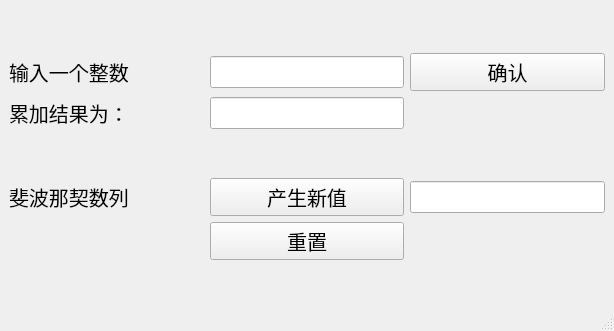
<?xml version="1.0" encoding="UTF-8"?>
<ui version="4.0">
 <class>MainWindow</class>
 <widget class="QMainWindow" name="MainWindow">
  <property name="geometry">
   <rect>
    <x>0</x>
    <y>0</y>
    <width>614</width>
    <height>331</height>
   </rect>
  </property>
  <property name="font">
   <font>
    <pointsize>9</pointsize>
   </font>
  </property>
  <property name="windowTitle">
   <string>GUI</string>
  </property>
  <widget class="QWidget" name="centralwidget">
   <layout class="QGridLayout" name="gridLayout" rowstretch="1,1,1,1,1,0,0" columnstretch="1,1,1">
    <item row="6" column="0">
     <spacer name="verticalSpacer_2">
      <property name="orientation">
       <enum>Qt::Vertical</enum>
      </property>
      <property name="sizeHint" stdset="0">
       <size>
        <width>20</width>
        <height>40</height>
       </size>
      </property>
     </spacer>
    </item>
    <item row="3" column="0">
     <spacer name="verticalSpacer">
      <property name="orientation">
       <enum>Qt::Vertical</enum>
      </property>
      <property name="sizeHint" stdset="0">
       <size>
        <width>20</width>
        <height>40</height>
       </size>
      </property>
     </spacer>
    </item>
    <item row="2" column="1">
     <widget class="QLineEdit" name="line_sum">
      <property name="font">
       <font>
        <pointsize>15</pointsize>
       </font>
      </property>
     </widget>
    </item>
    <item row="4" column="0">
     <widget class="QLabel" name="label_4">
      <property name="font">
       <font>
        <pointsize>15</pointsize>
       </font>
      </property>
      <property name="text">
       <string>斐波那契数列</string>
      </property>
     </widget>
    </item>
    <item row="2" column="0">
     <widget class="QLabel" name="label_2">
      <property name="font">
       <font>
        <pointsize>15</pointsize>
       </font>
      </property>
      <property name="text">
       <string>累加结果为：</string>
      </property>
     </widget>
    </item>
    <item row="1" column="0">
     <widget class="QLabel" name="label">
      <property name="font">
       <font>
        <pointsize>15</pointsize>
       </font>
      </property>
      <property name="text">
       <string>输入一个整数</string>
      </property>
     </widget>
    </item>
    <item row="1" column="2">
     <widget class="QPushButton" name="button_sum">
      <property name="font">
       <font>
        <pointsize>15</pointsize>
       </font>
      </property>
      <property name="text">
       <string>确认</string>
      </property>
     </widget>
    </item>
    <item row="1" column="1">
     <widget class="QLineEdit" name="line_input">
      <property name="font">
       <font>
        <pointsize>15</pointsize>
       </font>
      </property>
     </widget>
    </item>
    <item row="0" column="0">
     <spacer name="verticalSpacer_3">
      <property name="orientation">
       <enum>Qt::Vertical</enum>
      </property>
      <property name="sizeHint" stdset="0">
       <size>
        <width>20</width>
        <height>40</height>
       </size>
      </property>
     </spacer>
    </item>
    <item row="4" column="1">
     <widget class="QPushButton" name="button_fib">
      <property name="font">
       <font>
        <pointsize>15</pointsize>
       </font>
      </property>
      <property name="text">
       <string>产生新值</string>
      </property>
     </widget>
    </item>
    <item row="4" column="2">
     <widget class="QLineEdit" name="line_fib">
      <property name="font">
       <font>
        <pointsize>15</pointsize>
       </font>
      </property>
     </widget>
    </item>
    <item row="5" column="1">
     <widget class="QPushButton" name="button_reset">
      <property name="font">
       <font>
        <pointsize>15</pointsize>
       </font>
      </property>
      <property name="text">
       <string>重置</string>
      </property>
     </widget>
    </item>
   </layout>
  </widget>
  <widget class="QStatusBar" name="statusbar"/>
 </widget>
 <resources/>
 <connections/>
</ui>
